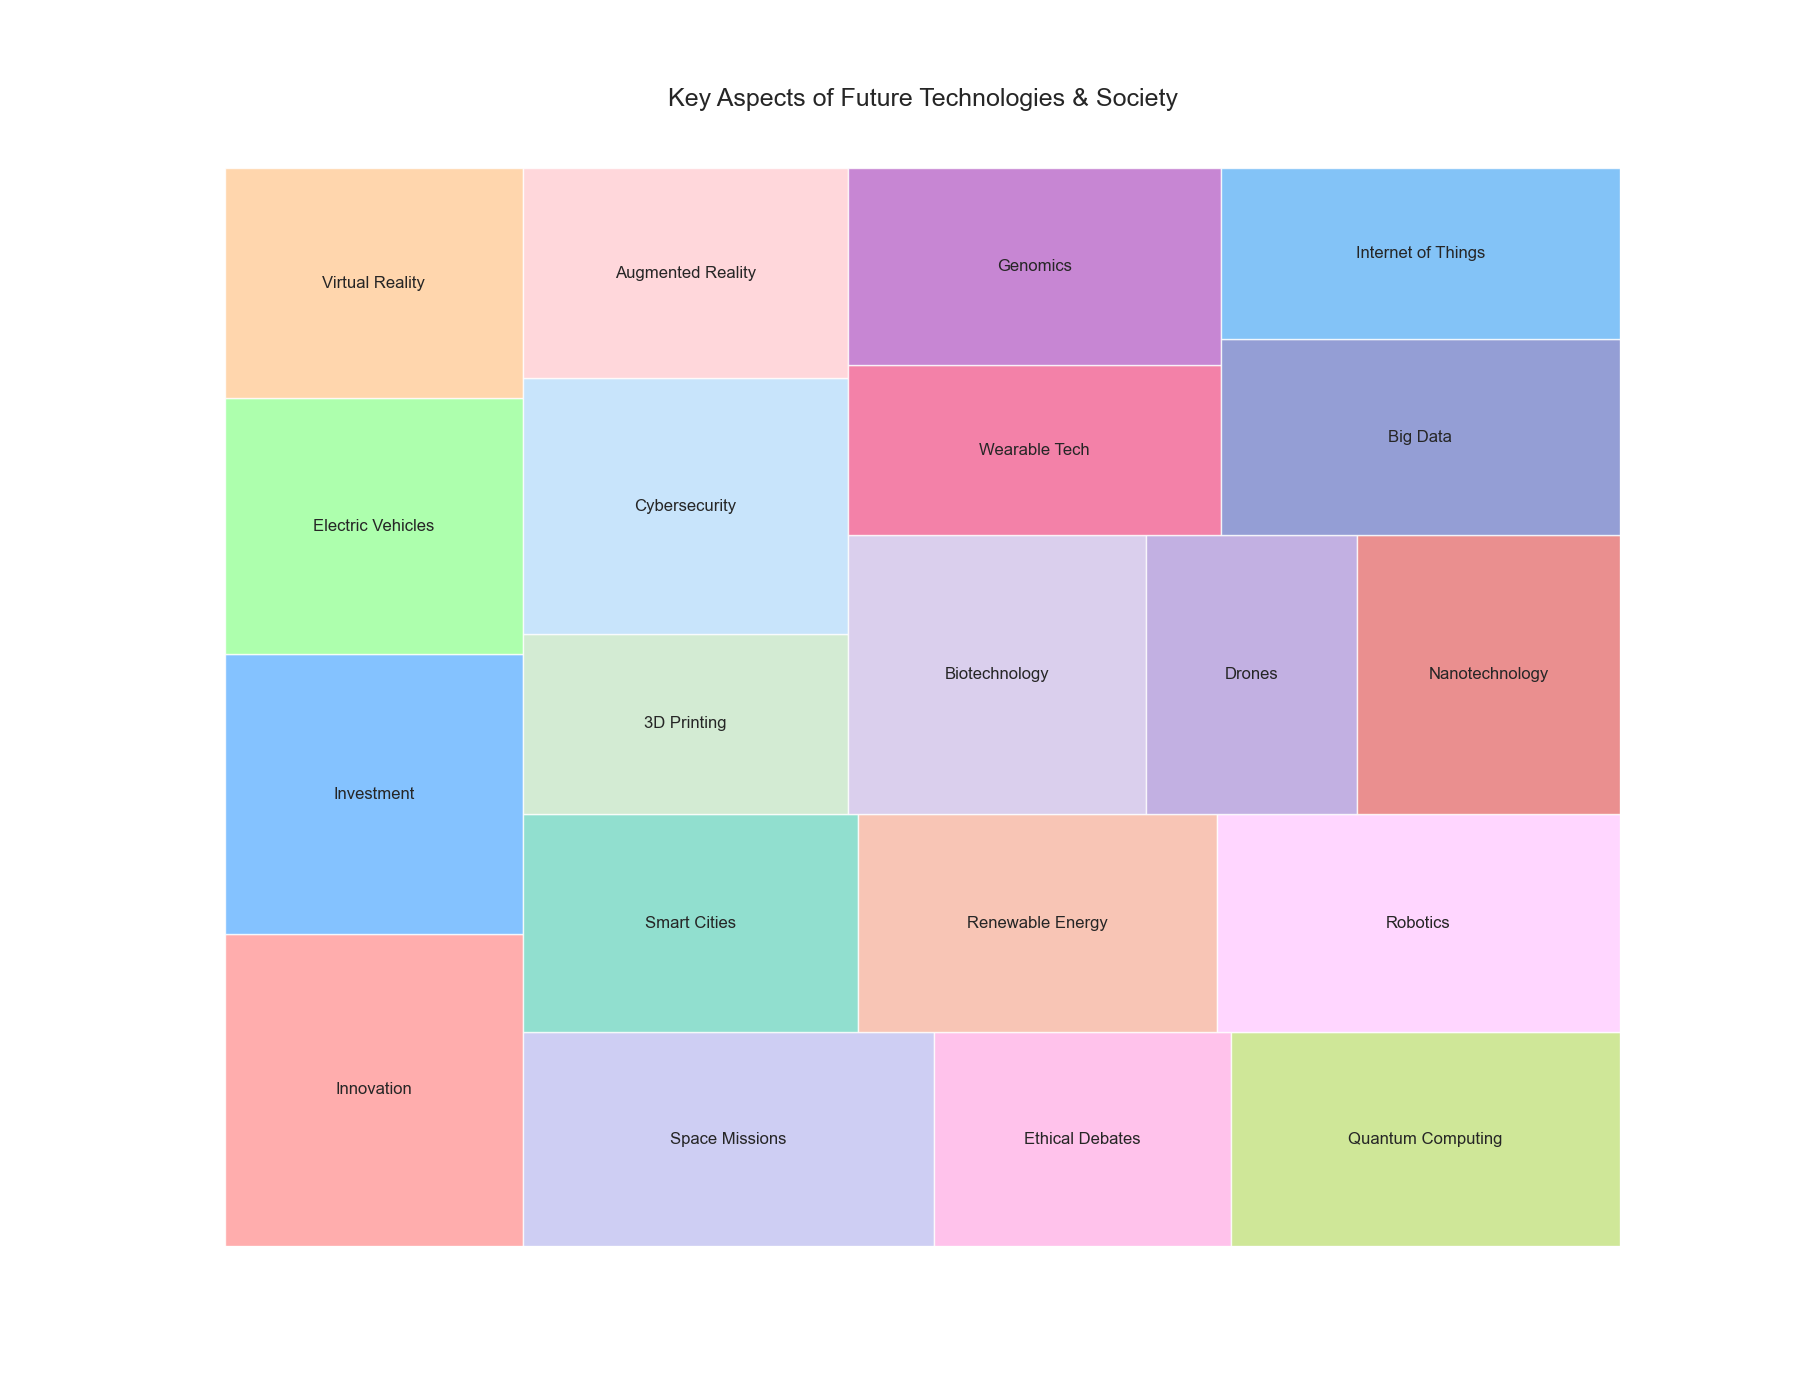

Generate this figure with Python:

import seaborn as sns
import pandas as pd
import matplotlib.pyplot as plt
import squarify

# Create a DataFrame with the data
data = {
    'Category': ['Innovation', 'Investment', 'Electric Vehicles', 'Virtual Reality', 'Space Missions', 'Ethical Debates', 'Quantum Computing', 'Smart Cities', 'Renewable Energy', 'Robotics', '3D Printing', 'Cybersecurity', 'Augmented Reality', 'Biotechnology', 'Drones', 'Nanotechnology', 'Wearable Tech', 'Genomics', 'Big Data', 'Internet of Things'],
    'Value': [95, 85, 78, 70, 90, 65, 85, 75, 80, 90, 60, 85, 70, 85, 60, 75, 65, 75, 80, 70],
    'Aspect': ['Artificial Intelligence', 'Blockchain', 'Electric Vehicles', 'Virtual Reality', 'Space Exploration', 'Ethics in AI', 'Quantum Computing', 'Smart Cities', 'Renewable Energy', 'Advanced Robotics', '3D Printing', 'Cybersecurity', 'Augmented Reality', 'Biotechnology', 'Drones', 'Nanotechnology', 'Wearable Technology', 'Genomics', 'Big Data Analytics', 'Internet of Things']
}
df = pd.DataFrame(data)

# Plot parameters
plt.figure(figsize=(18, 14))
cmap = ['#ff9999', '#66b3ff', '#99ff99', '#ffcc99', '#c2c2f0', '#ffb3e6', '#c4e17f', '#76d7c4', '#f7b7a3', '#ffccff', '#c8e6c9', '#bbdefb', '#ffcdd2', '#d1c4e9', '#b39ddb', '#e57373', '#f06292', '#ba68c8', '#7986cb', '#64b5f6']

# Create a treemap
squarify.plot(sizes=df['Value'], label=df['Category'], color=cmap, alpha=0.8)

plt.title('Key Aspects of Future Technologies & Society', fontsize=18, y=1.05)
plt.axis('off')

plt.show()
